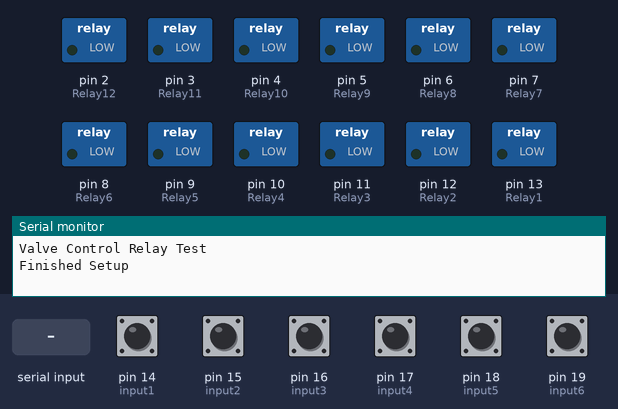
Recording of a sketch running on a simulated Arduino Uno, built with avr-gcc and run on an emulated ATmega328P. On the bench: switched loads named in the sketch (green lamp = pin HIGH), the last lines printed to the serial monitor. The test bench sets the inputs (shaded band); at power-on: pin 14 (input1), pin 15 (input2), pin 16 (input3), pin 17 (input4), pin 18 (input5), pin 19 (input6) HIGH.

Above: at 1.2 s.
1.3 s: pin 14 (input1) pulled LOW for 0.15 s
At 2.1 s:
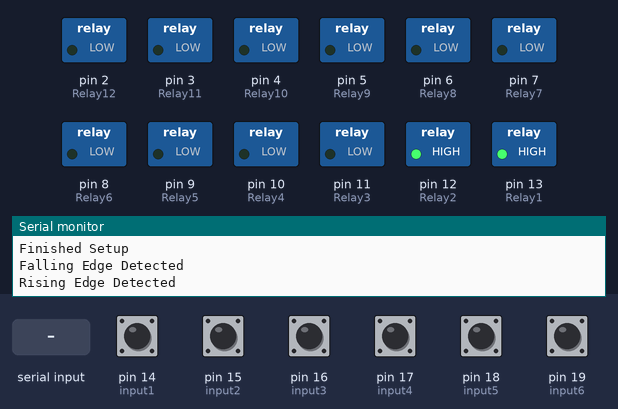
4.4 s: "5\n" received over Serial
At 5.0 s:
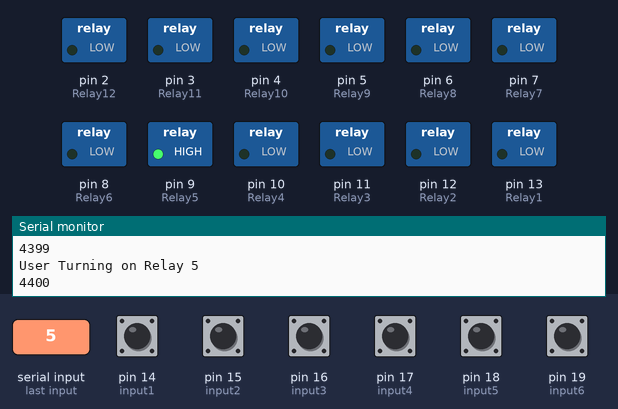
7.4 s: pin 15 (input2) pulled LOW for 0.15 s
At 8.0 s:
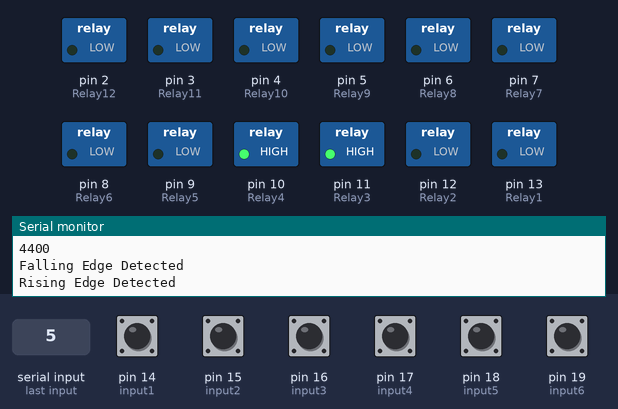
10.5 s: pin 16 (input3) pulled LOW for 0.15 s
At 11.5 s:
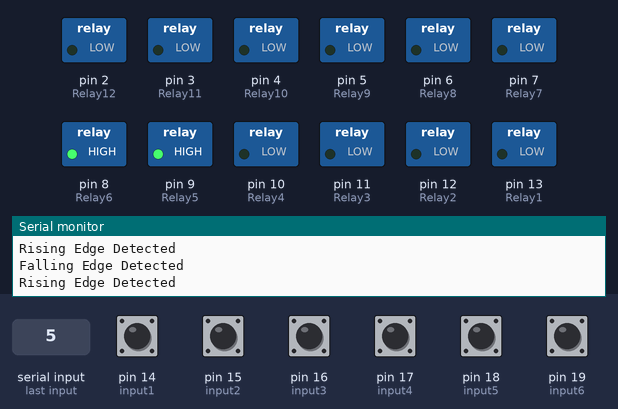
13.6 s: pin 17 (input4) pulled LOW for 0.15 s
At 15.1 s:
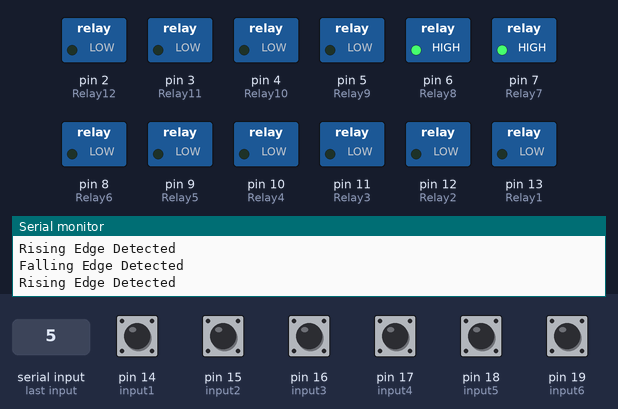
16.7 s: pin 18 (input5) pulled LOW for 0.15 s
At 17.4 s:
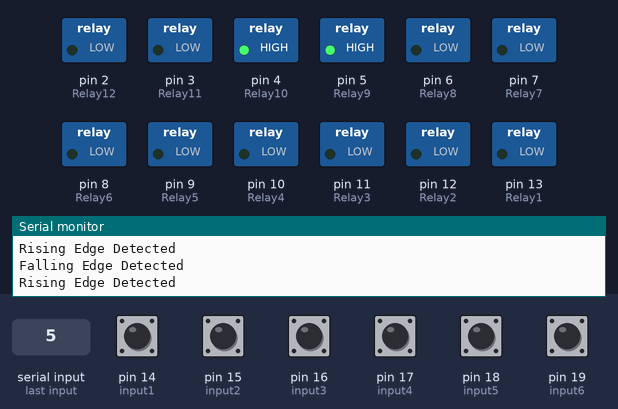
Timing chart, 0 to 20.3 s (numbered marks = the images above; inputs shaded):
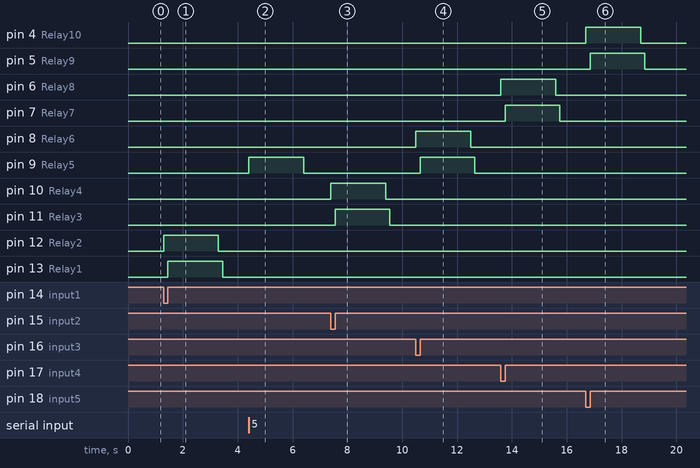

Measured:
- after the input at 1.3 s, pin 12 (Relay2): LOW → HIGH at once, → LOW 2.0 s later; pin 13 (Relay1): LOW → HIGH after 0.15 s, → LOW 2.0 s later
- after the input at 4.4 s, pin 9 (Relay5): LOW → HIGH at once, → LOW 2.0 s later
- after the input at 7.4 s, pin 10 (Relay4): LOW → HIGH at once, → LOW 2.0 s later; pin 11 (Relay3): LOW → HIGH after 0.15 s, → LOW 2.0 s later
- after the input at 10.5 s, pin 8 (Relay6): LOW → HIGH at once, → LOW 2.0 s later; pin 9 (Relay5): LOW → HIGH after 0.15 s, → LOW 2.0 s later
- after the input at 13.6 s, pin 6 (Relay8): LOW → HIGH at once, → LOW 2.0 s later; pin 7 (Relay7): LOW → HIGH after 0.15 s, → LOW 2.0 s later
- after the input at 16.7 s, pin 4 (Relay10): LOW → HIGH at once, → LOW 2.0 s later; pin 5 (Relay9): LOW → HIGH after 0.15 s, → LOW 2.0 s later

The sketch:

edgeControl.ino
```cpp
/*
This code uses an Arduino to take 6x inputs and trigger off of their edges to generate 12 outputs
Each output is 2 seconds long
For use with Adafruit Metro Mini V2 in Arduino IDE
Ethan Nguyen AOS-QPT 2023
Use Command line to read which relays/edge is being triggered
*/
//Input Pins
const int input1 = 14;
const int input2 = 15;
const int input3 = 16;
const int input4 = 17;
const int input5 = 18;
const int input6 = 19;
int inputs[] = {-1, 14, 15, 16, 17, 18, 19};

//Relay Output Pins
const int Relay1 = 13;
const int Relay2 = 12;
const int Relay3 = 11;
const int Relay4 = 10;
const int Relay5 = 9;
const int Relay6 = 8;
const int Relay7 = 7;
const int Relay8 = 6;
const int Relay9 = 5;
const int Relay10 = 4;
const int Relay11 = 3;
const int Relay12 = 2;
int outputs[] = {-1, 13, 12, 11, 10, 9, 8, 7, 6, 5, 4, 3, 2};

//Allows processing of multiple relays, stores edge detection
const long period = 2000;
long int currentTime = 0;
//Last Time relay turned on
long int prevMillis[] = {-1, 0, 0, 0, 0, 0, 0, 0, 0, 0, 0, 0, 0};
//Current Time
long int currMillis[] = {-1, 0, 0, 0, 0, 0, 0, 0, 0, 0, 0, 0, 0};

//Stores states, PULL-UP so starts with Voltage HIGH(1), if not start with LOW(0)
int currState[] = {-1, 0, 0, 0, 0, 0, 0};
int prevState[] = {-1, 1, 1, 1, 1, 1, 1};

int userInput = -1;
int userRelay = -1;

void setup() {
  // put your setup code here, to run once:

  Serial.begin(115200);
  while(!Serial) delay(10);
  Serial.println("Valve Control Relay Test");
  // 6x Inputs, matched with pins across the board starting top to bottom
  //USE INPUT_PULLUP if not connected to definite voltage (Input pins default to HIGH)
  pinMode(input1, INPUT_PULLUP);
  pinMode(input2, INPUT_PULLUP);
  pinMode(input3, INPUT_PULLUP);
  pinMode(input4, INPUT_PULLUP);
  pinMode(input5, INPUT_PULLUP);
  pinMode(input6, INPUT_PULLUP);
  //12 Outputs, odd is rising edge, even is falling edge
  pinMode(Relay1, OUTPUT);  //input1
  pinMode(Relay2, OUTPUT);  //input1
  pinMode(Relay3, OUTPUT);  //input2
  pinMode(Relay4, OUTPUT);  //input2
  pinMode(Relay5, OUTPUT);  //input3
  pinMode(Relay6, OUTPUT);  //input3
  pinMode(Relay7, OUTPUT);  //input4
  pinMode(Relay8, OUTPUT);  //input4
  pinMode(Relay9, OUTPUT);  //input5
  pinMode(Relay10, OUTPUT); //input5
  pinMode(Relay11, OUTPUT); //input6
  pinMode(Relay12, OUTPUT); //input6
  // Set maximum milliseconds to wait for serialdata
  Serial.setTimeout(10);
  Serial.println("Finished Setup");
}

void loop() {
  currentTime = millis();

  //turn on a relay manually
  if (Serial.available() > 0){
    userInput = Serial.parseInt();
    if (userInput != -1 && userInput != 0){
      Serial.println(millis());
      Serial.print("User Turning on Relay ");
      Serial.println(userInput);
      Serial.println(millis());
      //Turn on desired relay
      digitalWrite(outputs[userInput], HIGH);
      //start count, will turn off in 2 seconds
      prevMillis[userInput] = currMillis[userInput];
      //not an edge so doesn't update previous state
      userInput = -1;
    }
  }
  //for each of the 6 inputs
  for (int i=1; i<7; i++){
    // update times and states
    currMillis[i*2] = currentTime;
    currMillis[(i*2)-1] = currentTime;
    currState[i]=digitalRead(inputs[i]);
    //edge detection and turning on relay
    if (currState[i] != prevState[i]){
      //rising edge
      if (currState[i] == HIGH){
        Serial.println("Rising Edge Detected");
        //Turn on odd numbered relay
        digitalWrite(outputs[(i*2)-1], HIGH);
        //start count, only updates if edge detected
        prevMillis[(i*2)-1] = currMillis[(i*2)-1];
        prevState[i] = currState[i];
      }
      //falling edge
      else if (currState[i] == LOW){
        Serial.println("Falling Edge Detected");
        //Turn on even numbered relay
        digitalWrite(outputs[(i*2)], HIGH);
        //start count, only updates if edge detected
        prevMillis[(i*2)] = currMillis[(i*2)];
        prevState[i] = currState[i];
      }
    }
    //decide if any of the 12 outputs need to be turend off
    if(digitalRead(outputs[(i*2)-1]) == HIGH){
      if (currMillis[(i*2)-1] - prevMillis[(i*2)-1] >= period){
        //Turn off
        // Serial.print("Time elapsed: ");
        // Serial.println(currMillis[(i*2)-1] - prevMillis[(i*2)-1]);
        digitalWrite(outputs[(i*2)-1], LOW);
      }
    }
    if(digitalRead(outputs[(i*2)]) == HIGH){
      if (currMillis[(i*2)] - prevMillis[(i*2)] >= period){
        //Turn off
        // Serial.print("Time elapsed: ");
        // Serial.println(currMillis[(i*2)] - prevMillis[(i*2)]);
        digitalWrite(outputs[(i*2)], LOW);
      }
    }
  }
}
```
